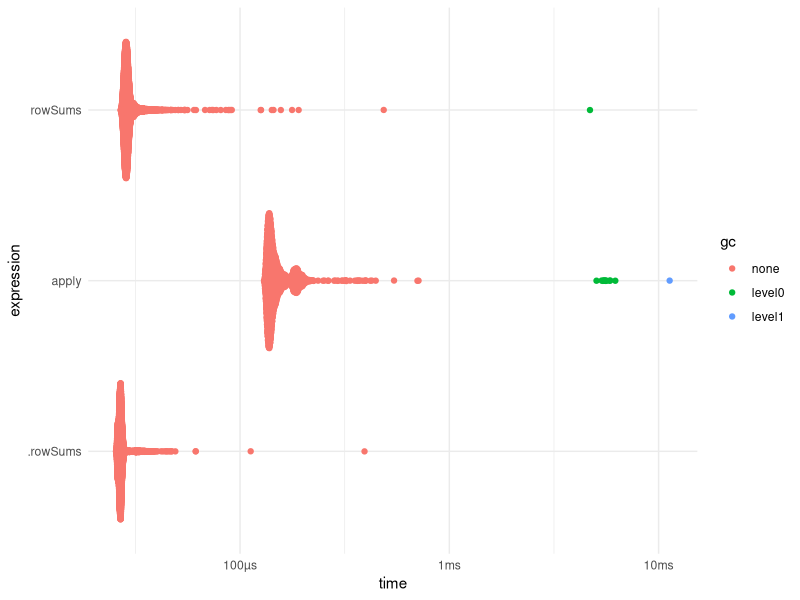
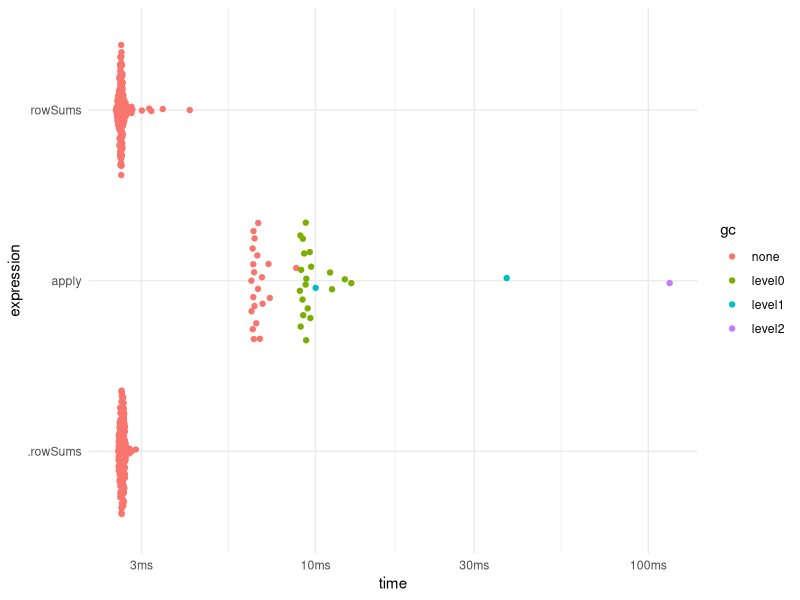
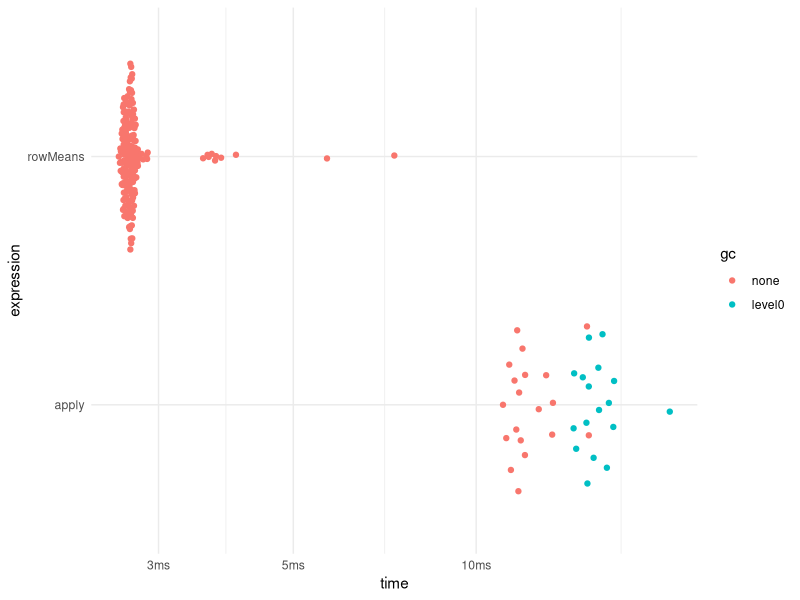
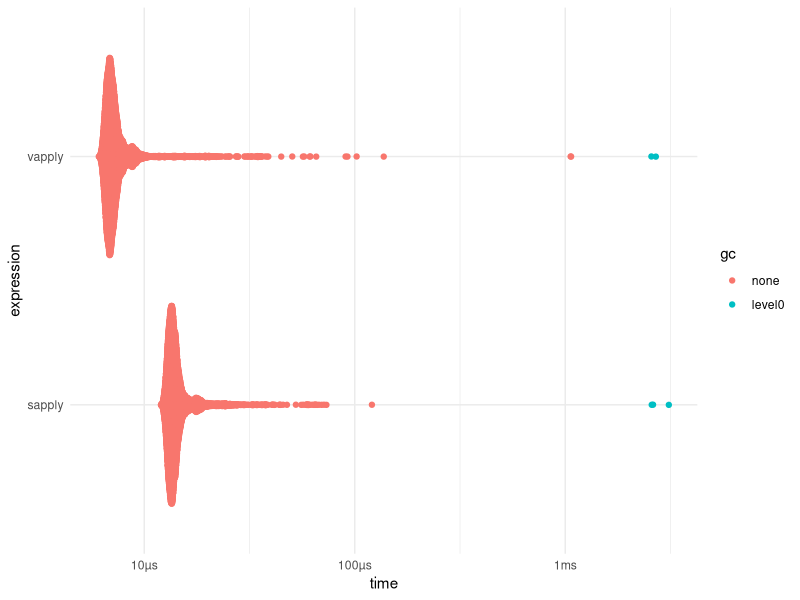
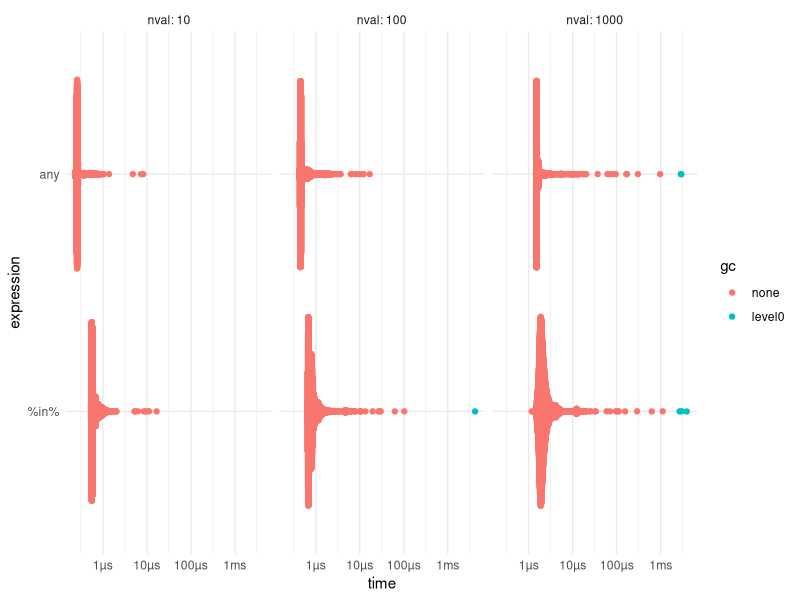
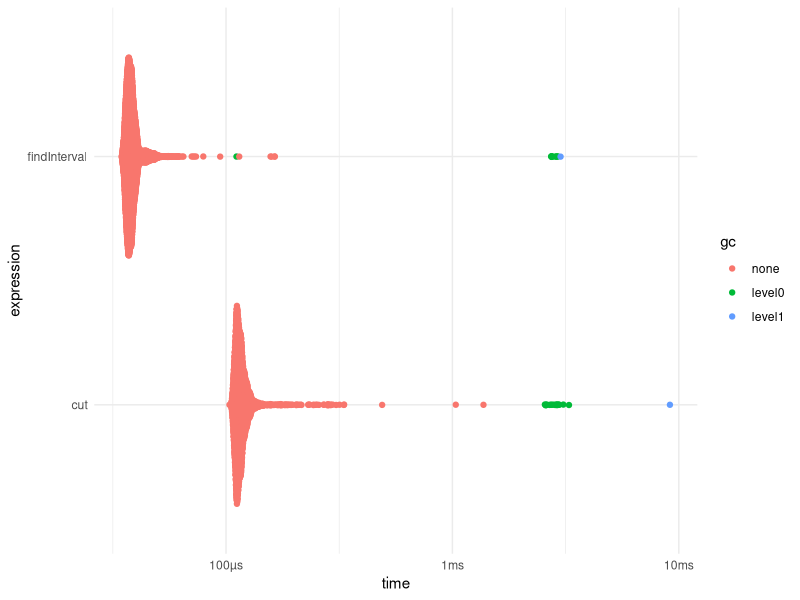
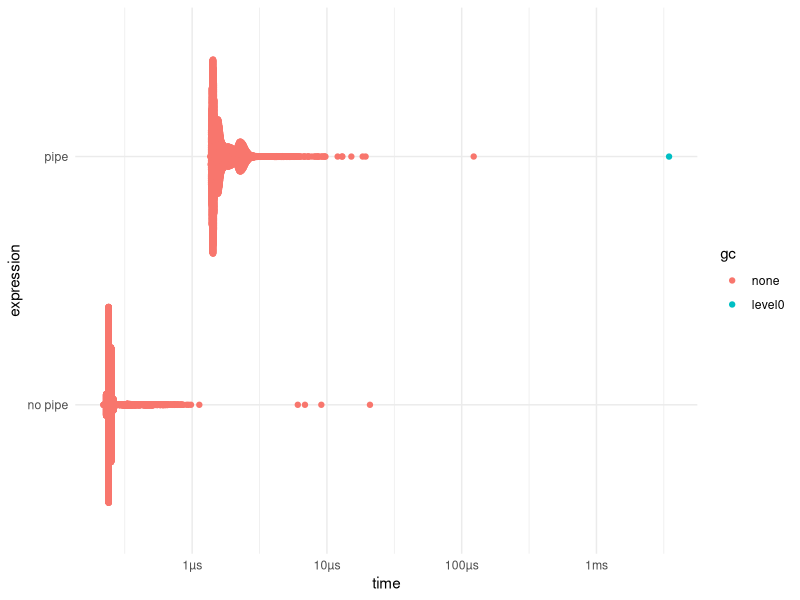

Recreate these plots in R, in order.
## ---- chunk 1
knitr::opts_chunk$set(cache = TRUE)
## ---- chunk 2
library(magrittr)
library(ggplot2)
theme_set(theme_minimal())
set.seed(1234)
## ---- chunk 3
data <- matrix(rnorm(100000), nrow = 1000)

rowVars <- function(x) {
  x_length <- nrow(x)
  res <- numeric(x_length)
  for (i in seq_len(x_length)) {
    res[i] <- var(x[i, ])
  }
  res
}

bench::mark(
  rowVars = rowVars(data),
  applt = apply(data, 1, var)
)
## ---- chunk 4
data <- matrix(rnorm(10000), nrow = 100, ncol = 100)

bench::mark(
  apply = apply(data, 1, sum),
  rowSums = rowSums(data),
  .rowSums = .rowSums(data, 100, 100)
) %>% plot()

data <- matrix(rnorm(1000000), nrow = 1000, ncol = 1000)

bench::mark(
  apply = apply(data, 1, sum),
  rowSums = rowSums(data),
  .rowSums = .rowSums(data, 1000, 1000)
) %>% plot()

bench::mark(
  apply = apply(data, 1, mean),
  rowMeans = rowMeans(data)
) %>% plot()
## ---- chunk 5
bench::mark(
  sapply = sapply(mtcars, sum),
  vapply = vapply(mtcars, sum, FUN.VALUE = numeric(1))
) %>% plot()
## ---- chunk 6
bench::press(
  nval = c(10, 100, 1000),
  {
    data <- rpois(nval, 1)
    bench::mark(
      `%in%` = 5 %in% data,
      any = any(data == 5)
    )
  }
) %>% print() %>% plot()
## ---- chunk 7
x <- rnorm(10000)
bench::mark(check = FALSE,
  cut = cut(x, c(-Inf, 0, Inf)),
  findInterval = findInterval(x, c(-Inf, 0, Inf))
) %>%  print() %>% plot()
## ---- chunk 8
bench::mark(check = FALSE,
  `use.names = TRUE` = unlist(mtcars),
  `use.names = FALSE` = unlist(mtcars, use.names = FALSE)
)
## ---- chunk 9
x_vector <- rpois(10000, 1)

bench::mark(
  table = unname(table(x_vector)["0"]),
  sum = sum(x_vector == 0)
)
## ---- chunk 10
x <- sample(1:10, 1000, TRUE)

table(x)
tabulate(x)

bench::mark(check = FALSE,
  table = table(x),
  tabulate = tabulate(x)
)
## ---- chunk 11
library(magrittr)
x <- rpois(1000, 1)

bench::mark(
  `pipe` = x %>% identity(),
  `no pipe` = identity(x)
) %>% 
  print() %>% 
  plot()
## ---- chunk 12
x <- matrix(rnorm(1000), ncol = 1)
w <- matrix(rnorm(10000), ncol = 10)

bench::mark(
  `%*%` = t(x) %*% w,
  `crossprod` = crossprod(x, w)
)
## ---- chunk 13
x <- runif(1000, -0.5)

bench::mark(
  pmin = pmax(x, 0),
  rewrite = {
    i <- x < 0
    x[i] <- 0
    x
  }
)
## ---- chunk 14
y <- mtcars$mpg

x <- as.matrix(mtcars[, c("disp", "cyl")])

bench::mark(check = FALSE,
  lm = lm(mpg ~ disp + cyl - 1, mtcars),
  .lm.fit = .lm.fit(x, y)
)
## ---- chunk 15
n <- 100000

bench::mark(
  seq = seq(1, n),
  seq.int = seq.int(1, n),
  `:` = 1:n,
  seq_len = seq_len(n)
)
## ---- chunk 16
1:0
seq_len(0)
